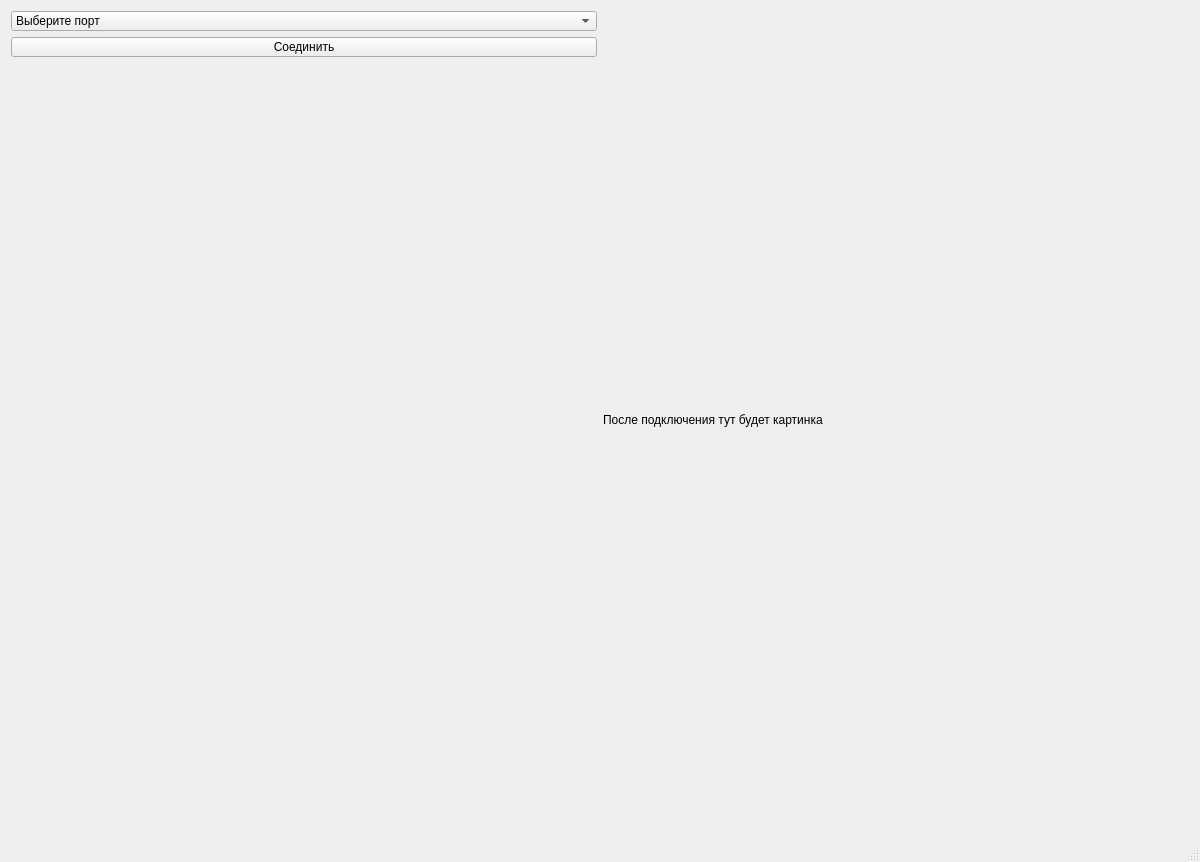
<?xml version="1.0" encoding="UTF-8"?>
<ui version="4.0">
 <class>MainWindow</class>
 <widget class="QMainWindow" name="MainWindow">
  <property name="geometry">
   <rect>
    <x>0</x>
    <y>0</y>
    <width>1200</width>
    <height>862</height>
   </rect>
  </property>
  <property name="sizePolicy">
   <sizepolicy hsizetype="Preferred" vsizetype="Preferred">
    <horstretch>0</horstretch>
    <verstretch>0</verstretch>
   </sizepolicy>
  </property>
  <property name="windowTitle">
   <string>Миландр 1986ВЕ9X Pin Test</string>
  </property>
  <widget class="QWidget" name="centralWidget">
   <property name="sizePolicy">
    <sizepolicy hsizetype="Preferred" vsizetype="Preferred">
     <horstretch>0</horstretch>
     <verstretch>0</verstretch>
    </sizepolicy>
   </property>
   <property name="minimumSize">
    <size>
     <width>1200</width>
     <height>840</height>
    </size>
   </property>
   <layout class="QGridLayout" name="gridLayout">
    <item row="0" column="0">
     <widget class="QComboBox" name="portBox">
      <property name="sizePolicy">
       <sizepolicy hsizetype="Preferred" vsizetype="Minimum">
        <horstretch>0</horstretch>
        <verstretch>0</verstretch>
       </sizepolicy>
      </property>
      <property name="maximumSize">
       <size>
        <width>16777215</width>
        <height>20</height>
       </size>
      </property>
      <item>
       <property name="text">
        <string>Выберите порт</string>
       </property>
      </item>
      <item>
       <property name="text">
        <string>Расширенные настройки...</string>
       </property>
      </item>
     </widget>
    </item>
    <item row="1" column="0">
     <widget class="QPushButton" name="connectButton">
      <property name="sizePolicy">
       <sizepolicy hsizetype="Preferred" vsizetype="Minimum">
        <horstretch>0</horstretch>
        <verstretch>0</verstretch>
       </sizepolicy>
      </property>
      <property name="maximumSize">
       <size>
        <width>16777215</width>
        <height>20</height>
       </size>
      </property>
      <property name="text">
       <string>Соединить</string>
      </property>
     </widget>
    </item>
    <item row="2" column="0" rowspan="2">
     <layout class="QGridLayout" name="dynamicButtonsLayout">
      <property name="sizeConstraint">
       <enum>QLayout::SetDefaultConstraint</enum>
      </property>
     </layout>
    </item>
    <item row="0" column="1" rowspan="4">
     <widget class="QLabel" name="pix">
      <property name="text">
       <string>После подключения тут будет картинка</string>
      </property>
      <property name="scaledContents">
       <bool>true</bool>
      </property>
     </widget>
    </item>
   </layout>
  </widget>
  <widget class="QStatusBar" name="statusBar"/>
  <action name="settings">
   <property name="text">
    <string>Установки соединения</string>
   </property>
   <property name="toolTip">
    <string>Установки соединения</string>
   </property>
  </action>
  <action name="connect">
   <property name="text">
    <string>Подключить</string>
   </property>
   <property name="toolTip">
    <string>Подключить/Отключить</string>
   </property>
  </action>
 </widget>
 <layoutdefault spacing="6" margin="11"/>
 <resources/>
 <connections/>
</ui>
